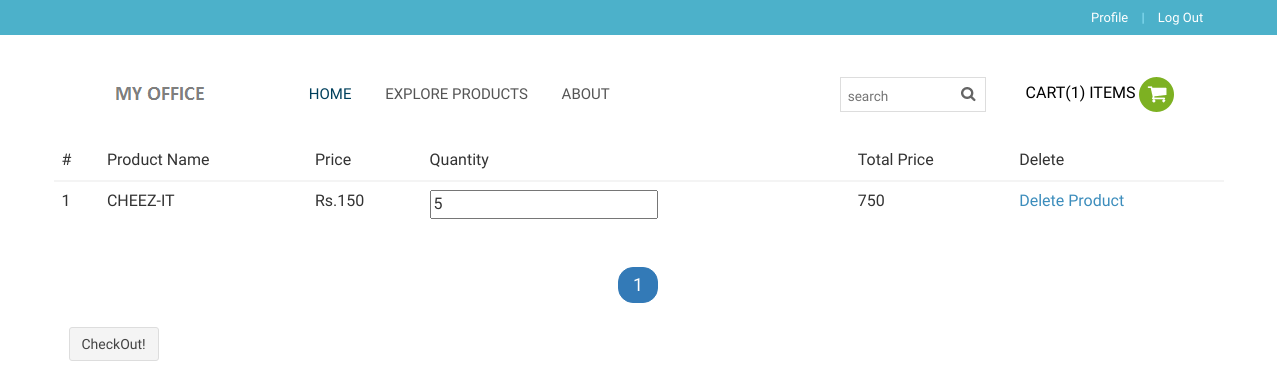
The page /User/cart.php (signed in) on the database its author committed.
### tables this page shows
CREATE TABLE `t_cart` (
  `u_id` int(11) NOT NULL,
  `p_id` int(11) NOT NULL,
  `c_p_qty` int(11) NOT NULL COMMENT 'Cart product quantity',
  `p_name` varchar(30) NOT NULL,
  `p_price` float NOT NULL COMMENT 'Price of one product'
);

### User/cart.php (the view, shortened to what this page needs)
<?php
include'header.php';
?>
<div class="container">
	<div class="row">
      <div class="table-responsive">
        <table class="table table-hover">
          <thead>
            <tr>
              <th>#</th>
              <th>Product Name</th>
              <th>Price</th>
              <th>Quantity</th>
              <th>Total Price</th>
              <th>Delete</th>
            </tr>
          </thead>
          <tbody id="myTable">
            <?php
            $num = 1;
              while ($row1 = mysql_fetch_array($cart)) {
              $ttl_amt  =  $row1['p_price']*$row1['c_p_qty'];
                echo"<tr>
                    <td> $num  </td>
                    <td> {$row1['p_name']} </td>
                    <td> Rs.{$row1['p_price']}</td>
                    <td>  <input type='text' value='{$row1['c_p_qty']}'></td>
                    <td> $ttl_amt</td>
                    <td><a href=\"cart.php?del_id={$row1['p_id']}\">Delete Product</a></td>
                  </tr> ";
                    $num = $num+1;
              }
                  ?>
          </tbody>
        </table>
      </div>
      <div class="col-md-12 text-center">
      <ul class="pagination pagination-lg pager" id="myPager"></ul>
      </div>
	</div>
    <span class="input-group-btn">
      <?php   echo"<a class='btn btn-default' href=\"invoice.php?inv_id=$id\">CheckOut!</a>" ; ?>
      </span
</div>

### css/style.css (style rules this page uses)
html,body,div,span,applet,object,iframe,h1,h2,h3,h4,h5,h6,p,blockquote,pre,a,abbr,acronym,address,big,cite,code,del,dfn,em,img,ins,kbd,q,s,samp,small,strike,strong,sub,sup,tt,var,b,u,i,dl,dt,dd,ol,nav ul,nav li,fieldset,form,label,legend,table,caption,tbody,tfoot,thead,tr,th,td,article,aside,canvas,details,embed,figure,figcaption,footer,header,hgroup,menu,nav,output,ruby,section,summary,time,mark,audio,video { margin:0;padding:0;border:0;font-size:100%;font:inherit;vertical-align:baseline; }
ol,ul { list-style:none;margin:0;padding:0; }
table { border-collapse:collapse;border-spacing:0; }
a { text-decoration:none; }
body { font-family: 'Exo 2', sans-serif; background:#fff; }
.btn { position: relative; text-align:center; z-index: 9999; }
table { border-collapse: collapse; border-spacing: 0; }

### rows shown on the page
t_cart: p_name "CHEEZ-IT", p_price "150", c_p_qty "5", ttl_amt "750"

### other values the page prints
$cart_item "1"
